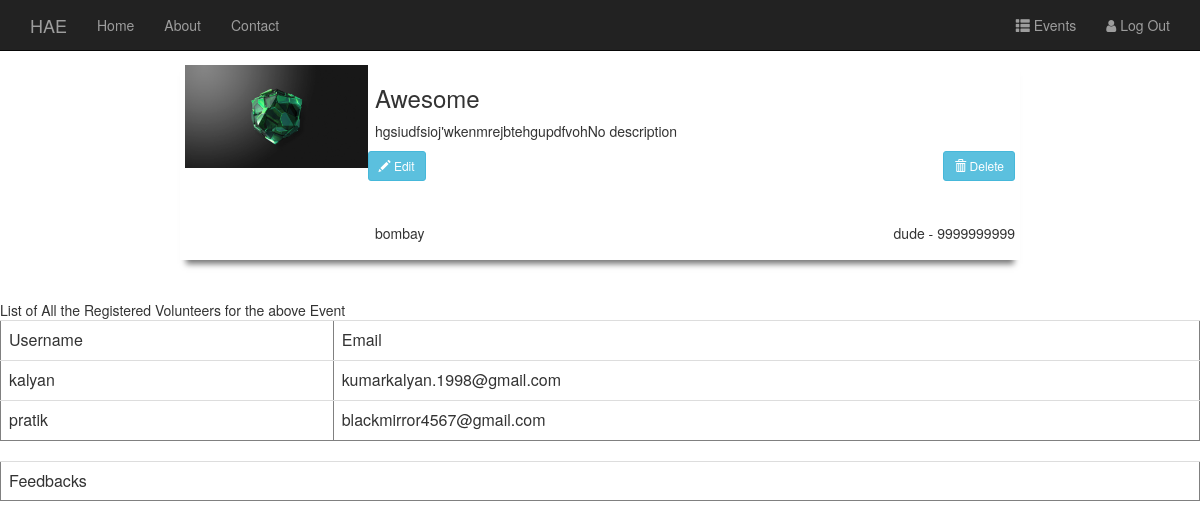
Before: /ngo/profile/3/ with the older database file.
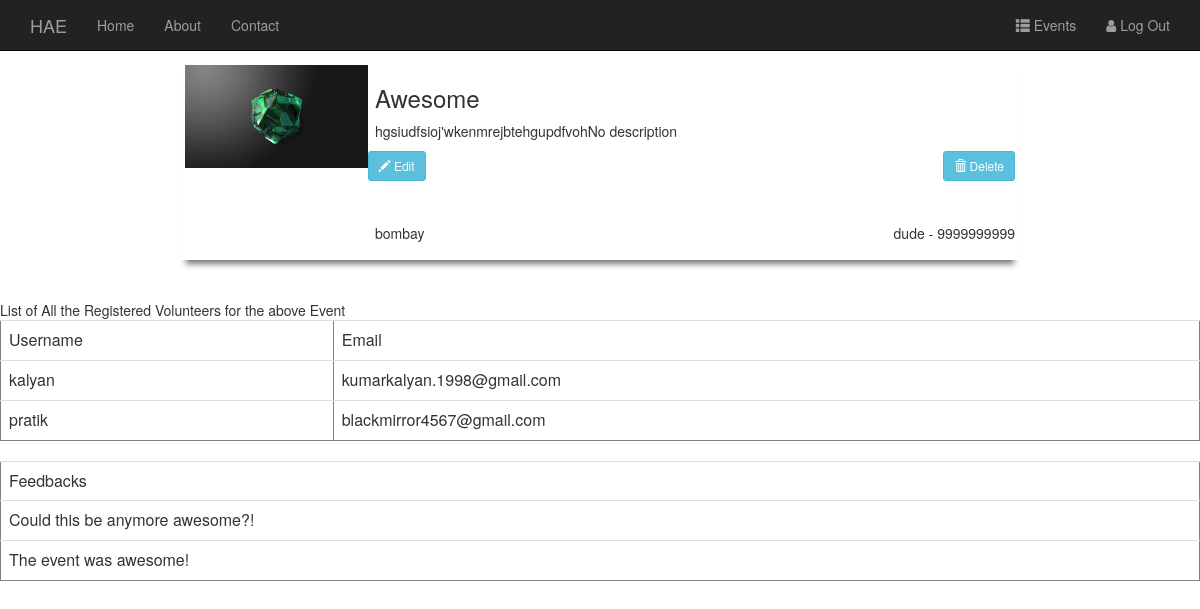
After: the same page with the newer database file.
### Volunteer/models.py (models this page shows)
class Feedback(models.Model):
    event = models.ForeignKey(Event, on_delete=models.CASCADE)
    review = models.TextField(max_length = 250)

### Ngo/views.py (the view)
# urls.py: url(r'^profile/(?P<event_id>[0-9]+)/$', event_full, name='event-full'),
def event_full(request, event_id):
    template_name = 'event_full.html'
    event = Event.objects.get(id=int(event_id))
    feedback = Feedback.objects.filter(event=int(event_id))
    list_users = event.users.split('&')
    list_users = list_users[:-1]
    regd_users = User.objects.filter(id__in=list_users)
    return render(request, template_name, {'regd_users': regd_users,
                                           'event': event,
                                           'feedback': feedback})

### Ngo/templates/event_full.html (shortened to what this page needs)
<link rel="stylesheet" href="https://maxcdn.bootstrapcdn.com/bootstrap/3.3.7/css/bootstrap.min.css">
<nav class="navbar navbar-inverse navbar-fixed-top">
  <div class="container">
    <div class="navbar-header">
      <a class="navbar-brand" href="">HAE</a>
    </div>
    <div class="collapse navbar-collapse" id="bs-example-navbar-collapse-1">
      <ul class="nav navbar-nav">
        <li class=""><a href="{% url 'home' %}">Home</a></li>
        <li><a href="">About</a></li>
        <li><a href="">Contact</a></li>
        </ul>
      <ul class="nav navbar-nav navbar-right">
          <li><a href="{% url 'Ngo:ngopro' %}"><i class="glyphicon glyphicon-th-list" aria-hidden="true"></i>
        Events</a></li>
          <li><a href="{% url 'logout' %}"><i class="fa fa-user" aria-hidden="true"></i>
        Log Out</a></li>
      </ul>
    </div>
  </div>
</nav>
<div class="box effect1">
    <div class="img">
        <img src="{{ event.image.url }}" alt="oh no" class="img-responsive">
    </div>
    <h3 style="padding-left: 190px">{{ event.title }}</h3>
    <p style="padding-left: 190px">{{ event.description }}</p>
    <a href="{% url 'Ngo:event-update' event.id %}" class="btn btn-info btn-sm">
          <span class="glyphicon glyphicon-pencil"></span> Edit
    </a>
    <a id="oh" href="{% url 'Ngo:event-delete' event.id %}" class="btn btn-info btn-sm">
          <span class="glyphicon glyphicon-trash"></span> Delete
    </a>
    <div class="bottom" style="padding-left: 190px">
     <h5 style="float: left">{{ event.place }}</h5>
    <h5 style="float: right">{{ event.user }} - {{ event.contact }}</h5>
    </div>
</div>
List of All the Registered Volunteers for the above Event
<link rel="stylesheet" href="https://maxcdn.bootstrapcdn.com/bootstrap/3.3.7/css/bootstrap.min.css">
<link rel="stylesheet" href="http://maxcdn.bootstrapcdn.com/font-awesome/4.4.0/css/font-awesome.min.css">
<table border="1" class="table">
		<tr>
			<td scope="col">Username</td>
			<td scope="col">Email</td>
		</tr>
        {% for user in regd_users %}
		<tr>
			<td>{{ user.username }}</td>
			<td>{{ user.email }}</td>
        </tr>
        {% endfor %}
</table>
<table border="1" class="table">
		<tr>
			<td scope="col">Feedbacks</td>
		</tr>
        {% for review in feedback %}
		<tr>
			<td>{{ review.review }}</td>
    </tr>
        {% endfor %}
</table>

Changed rows visible on the page:
added Feedback: review "Could this be anymore awesome?!"
added Feedback: review "The event was awesome!"
